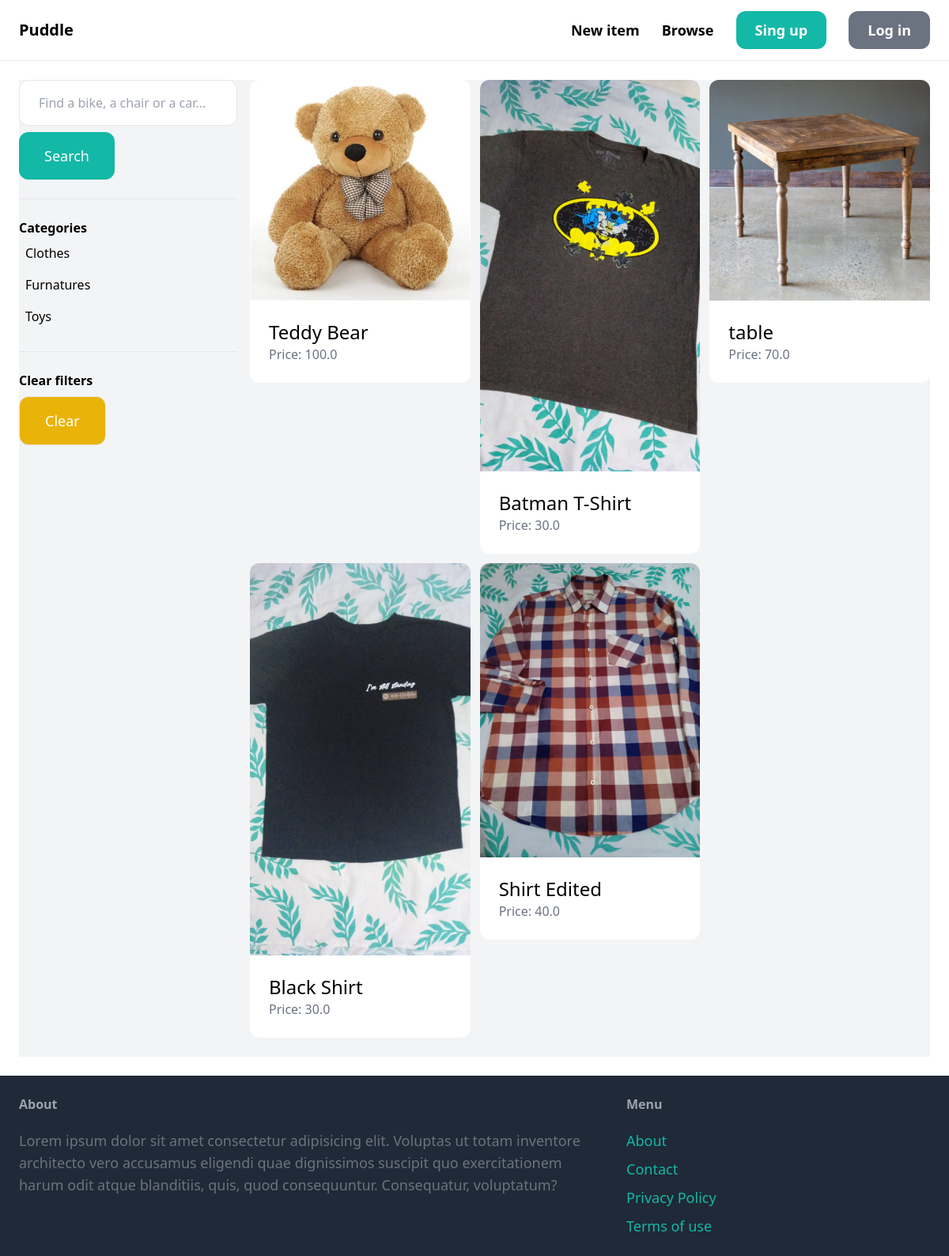
The app's page /items/ with its own data.
### item/models.py (models this page shows, shortened)
class Category(models.Model):
    name = models.CharField(max_length=255)
    class Meta:
        ordering = ('name',)
        verbose_name_plural = 'Categories'

class Item(models.Model):
    category = models.ForeignKey(Category,related_name='items',on_delete=models.CASCADE)
    name = models.CharField(max_length=255)
    description = models.TextField(blank=True,null=True)
    price = models.FloatField()
    image = models.ImageField(upload_to='item_images',blank=True,null=True)
    is_sold = models.BooleanField(default=False)
    created_by = models.ForeignKey(User,related_name='items',on_delete = models.CASCADE)
    created_at = models.DateTimeField(auto_now_add=True)

### item/views.py (the view)
# urls.py: path('',views.items,name="items"),
def items(request):
    query = request.GET.get('query','')
    category_id = request.GET.get('category',0)
    categories = Category.objects.all()
    items = Item.objects.filter(is_sold=False)
    if category_id:
        items = items.filter(category_id=category_id)
    if query:
        items = items.filter(Q(name__icontains=query) | Q(description__icontains=query))
    return render(request,'item/items.html',{
        'items' : items,
        'query' : query,
        'categories' : categories,
        'category_id' : int(category_id)
    })

### item/templates/item/items.html (shortened to what this page needs)
{% extends 'core/base.html' %}
{% block content %}
    <div class="pb-6 grid grid-cols-4 gap-4 bg-gray-100">
        <div class="col-span-1">
            <form method="get" action="{% url 'item:items' %}">
                <input name="query" class="w-full py-4 px-6 border rounded-xl" type="text" value="{{ query }}" placeholder="Find a bike, a chair or a car...">
                <button class="mt-2 py-4 px-8 text-lg bg-teal-500 text-white rounded-xl">Search</button>
            </form>
            <hr class="my-6">
            <p class="font-semibold"> Categories </p>
            <ul>
                {% for category in categories %}
                    <li class="py-2 px-2 rounded-xl {% if category.id == category_id %} bg-gray-200 {% endif %}">
                        <a href="{% url 'item:items' %}?query={{ query }}&category={{ category.id }}">{{ category.name }} </a>
                    </li>
                {% endfor %}
            </ul>
            <hr class="my-6">
            <p class="font-semibold"> Clear filters </p>
            <ul>
                <li><a href="{% url 'item:items' %}" class="mt-2 py-4 px-8 inline-block bg-yellow-500 text-lg border rounded-xl text-white">Clear</a></li>
            </ul>
        </div>
        <div class="col-span-3">
            <div class="grid grid-cols-3 gap-3">
                {% for item in items%}
                    <a href="{%  url 'item:detail' item.id %}">
                        <div>
                            <img src="{{ item.image.url }} " class="rounded-t-xl">
                        </div>
                        <div class="p-6 bg-white rounded-b-xl">
                            <h2 class="text-2xl ">{{ item.name }}</h2>
                            <p class="text-gray-500">Price: {{ item.price }}</p>
                        </div>
                    </a>
                {% endfor %}
            </div>
        </div>
    </div>
{% endblock %}

### records on screen
Category: name "Clothes"
Category: name "Furnatures"
Category: name "Toys"
Item: image (picture), name "Teddy Bear", price "100.0"
Item: image (picture), name "Batman T-Shirt", price "30.0"
Item: image (picture), name "table", price "70.0"
Item: image (picture), name "Black Shirt", price "30.0"
Item: image (picture), name "Shirt Edited", price "40.0"
